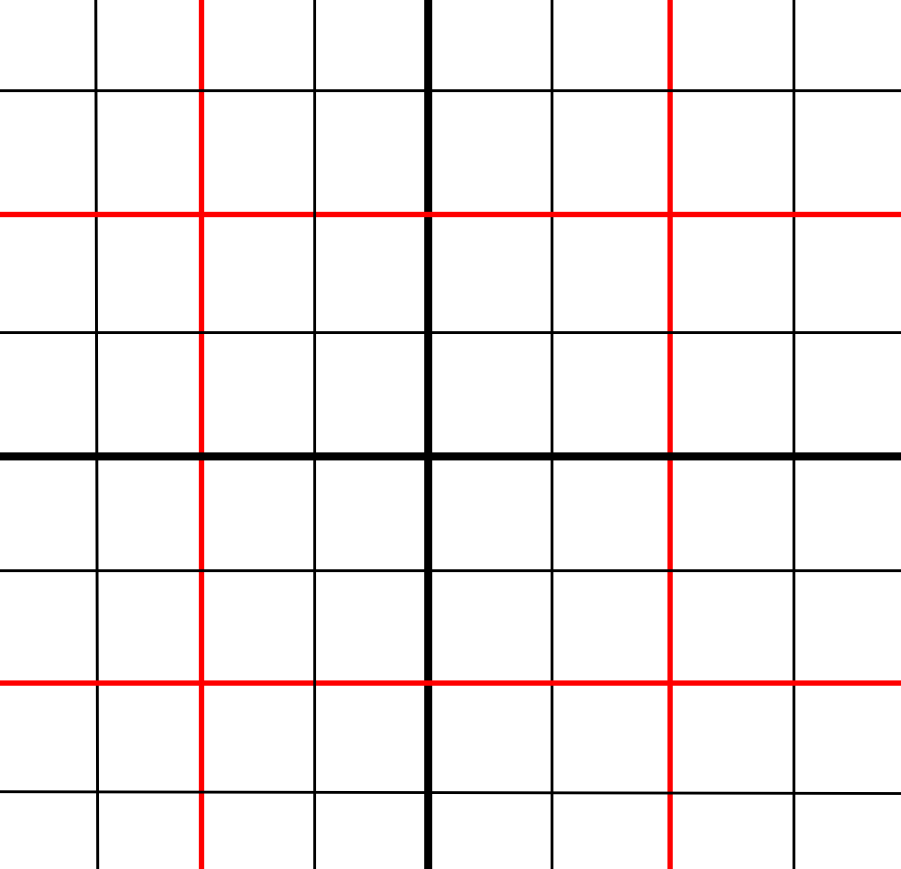
#> input picture resources/test_grid.png, 4504 x 4344 px (shown at 1/5 size)
$ python parser_test.py
#> lines starting #> are read from the running program, lines starting #| are printed output that depends on the picture; after the words box and inside, x2 and y2 are one past the last pixel; in counts of white or black regions, pixels touching at a corner belong together
### src/parser.py
"""
Contains functions, which parse an image into an input grid.

Author: Marek Dohnal

Date: 17/03/2023
"""

import cv2
import numpy as np
from alphabet import Alphabet


MAX_SIZE = 1500


def img_to_grid(img_path: str, threshold=170, interpolation=cv2.INTER_LINEAR):
    """ Returns a numpy array of numbers representing a padded grid ready for recognition
        from an input image.

        :param interpolation: interpolation to be used while resizing, default is cv2.INTER_LINEAR,
        :param threshold: threshold to be used by the cv2.threshold() function,
        :param img_path: path to an image containing a suitable grid.

        :return: padded grid ready for recognition.
    """
#> called with img_path = '../resources/test_grid.png', threshold = 170, interpolation = 1
    img = cv2.imread(img_path, cv2.IMREAD_GRAYSCALE)
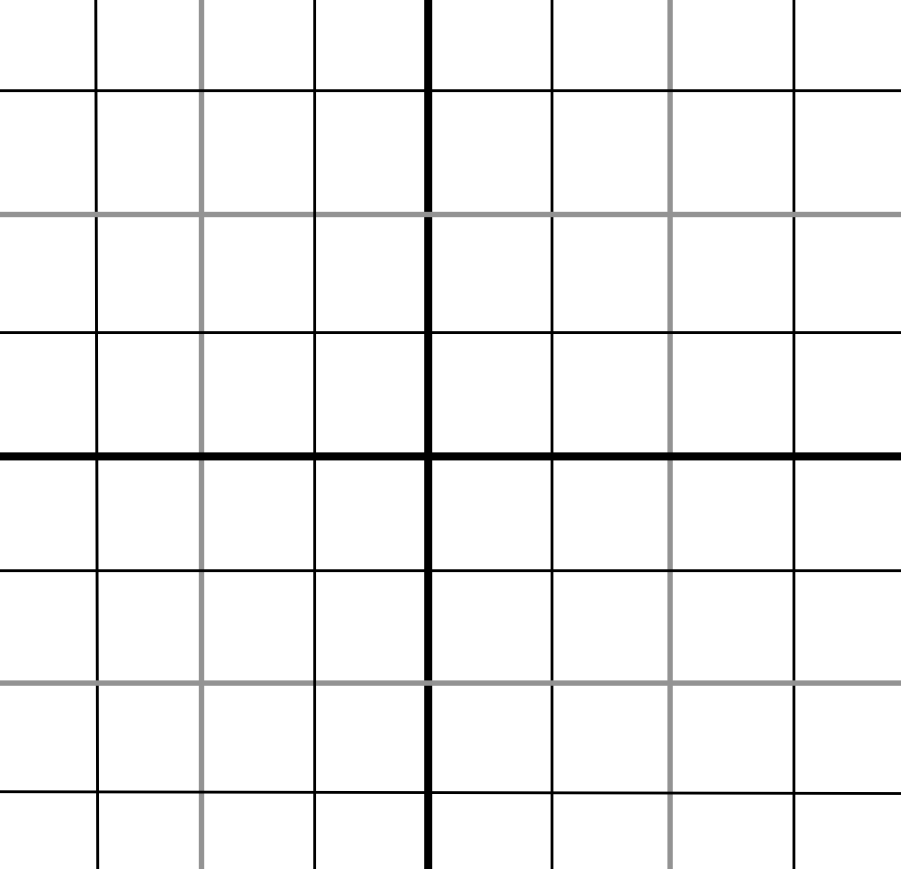
#> img: shape (4344, 4504) (shown at 1/5 size); min 0, max 255, mean 241.5
    height, width = img.shape
#> height = 4344; width = 4504
    img = _resize_img_(img, interpolation)
#> in _resize_img_, `img = cv2.resize(img, (width, height), interpolation=interpolation)`:
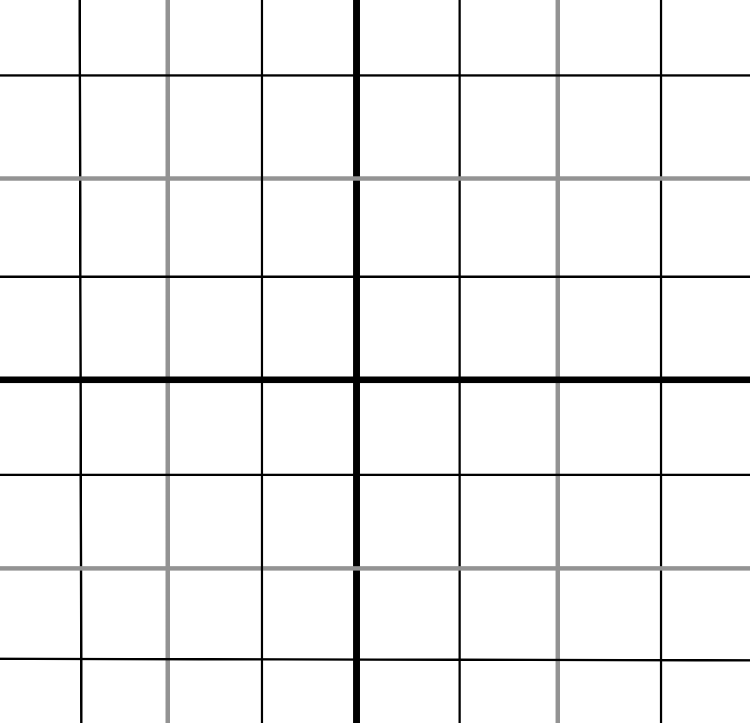
#> img: shape (1446, 1500) (shown at 1/2 size); min 0, max 255, mean 241.5
    ret, bw_img = cv2.threshold(img, threshold, 255, cv2.THRESH_BINARY)
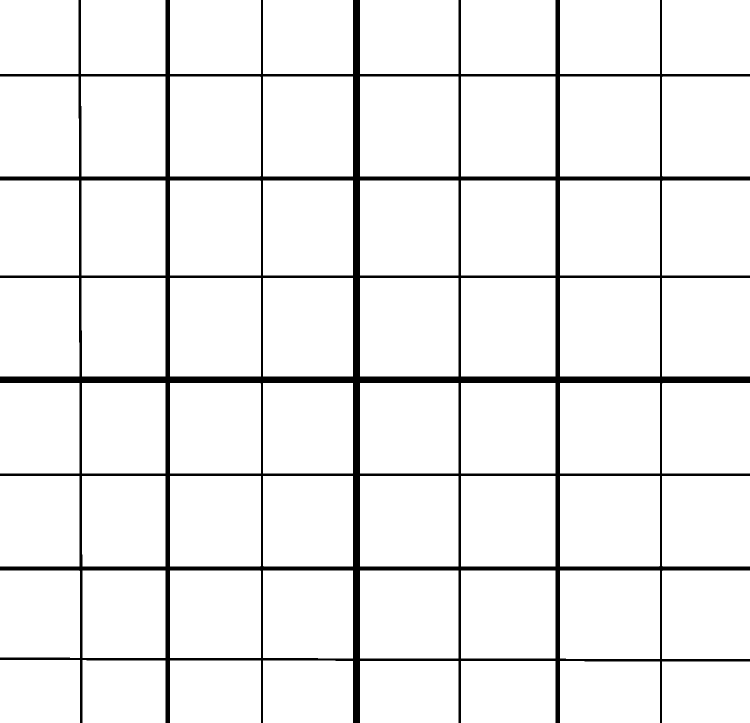
#> bw_img: shape (1446, 1500) (shown at 1/2 size); 93.4% white; 1 black region, box (x1, y1, x2, y2) and area: (0, 0, 1500, 1446) 143338
#> ret = 170
    grid = np.pad(array=bw_img, mode='constant', constant_values=Alphabet.IMG_BORDER.value, pad_width=((1, 1), (1, 1)))
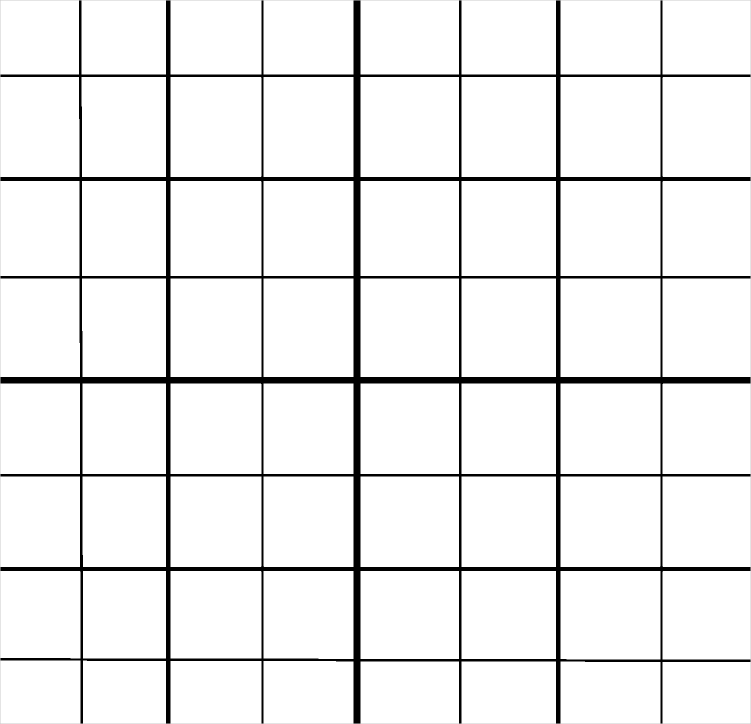
#> grid: shape (1448, 1502) (shown at 1/2 size); min 0, max 255, mean 238
    return grid, (height, width)


def _resize_img_(img, interpolation):
    """
    Resizes image if it's longest side is longer than 1500 pixels.

    :param img: the image to be resized,
    :param interpolation: interpolation to be used while resizing.

    :return: resized image.
    """
    height, width = img.shape
    if max(width, height) > MAX_SIZE:
        if height >= width:
            divisor = height / MAX_SIZE
            height = MAX_SIZE
            width = int(width / divisor)
        else:
            divisor = width / MAX_SIZE
            width = MAX_SIZE
            height = int(height / divisor)
        img = cv2.resize(img, (width, height), interpolation=interpolation)

    return img

### test/parser_test.py
import parser
import cv2


grid = parser.img_to_grid("../resources/test_grid.png")
print(grid)
#> (printed output is left out)
# grid = cv2.resize(grid, (960, 540))
# cv2.imshow('Binary Threshold Image', grid)
# cv2.waitKey()

$ run again, with resources/hexagons.png copied over resources/test_grid.png
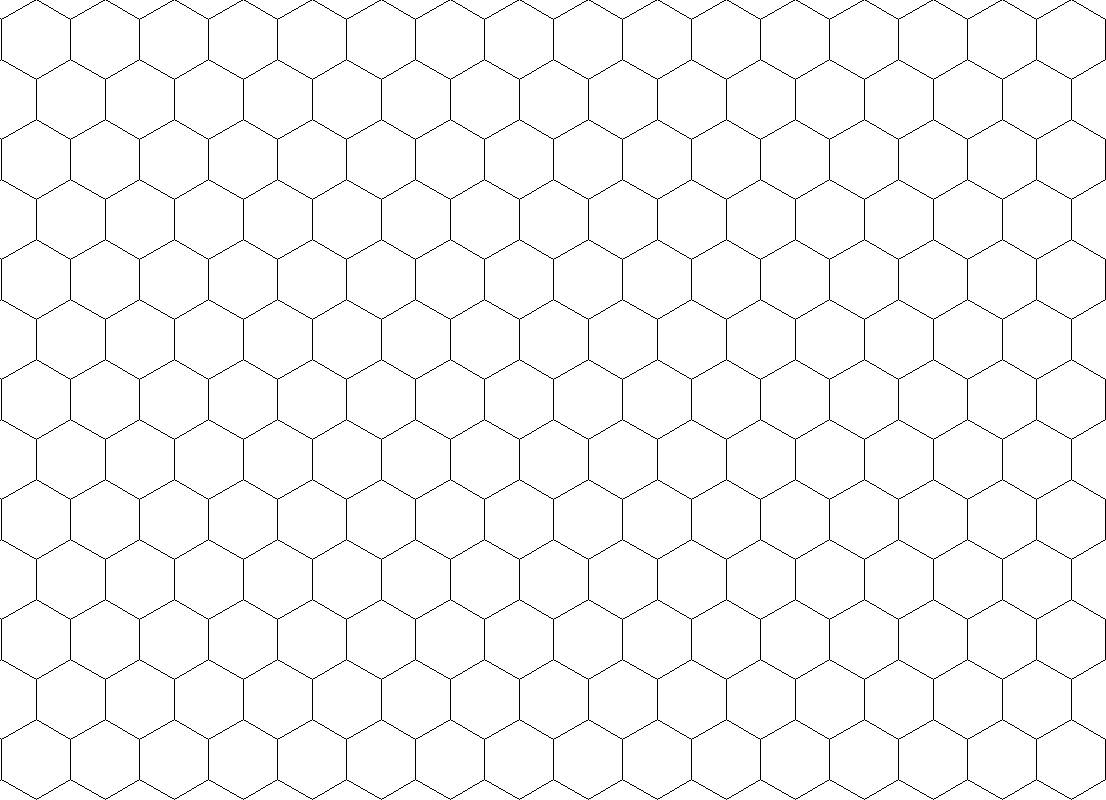
#> input picture resources/hexagons.png, 1106 x 800 px
#> img: shape (800, 1106); 97.3% white; black in thin lines or dots
#> ret = 170
#> in img_to_grid, `grid = np.pad(array=bw_img, mode='constant', constant_values=Alphabet...`:
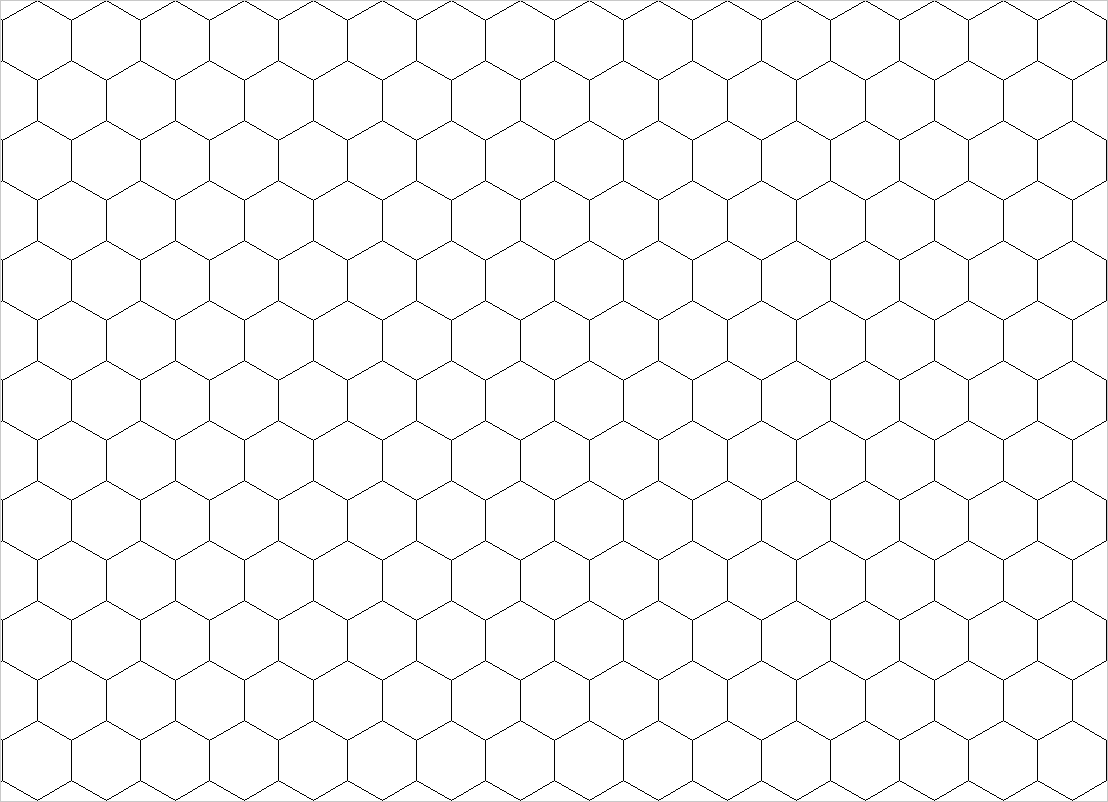
#> grid: shape (802, 1108); min 0, max 255, mean 247.9
#> (printed output is left out)

$ run again, with resources/triangles_and_squares.png copied over resources/test_grid.png
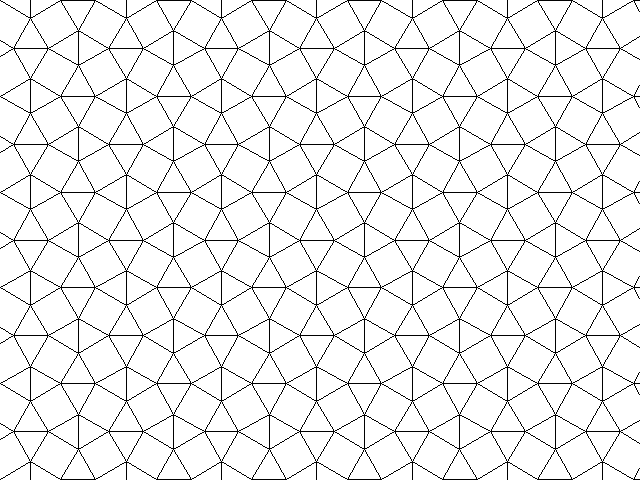
#> input picture resources/triangles_and_squares.png, 640 x 480 px
#> img: shape (480, 640); 93.3% white; black in thin lines or dots
#> ret = 170
#> in img_to_grid, `grid = np.pad(array=bw_img, mode='constant', constant_values=Alphabet...`:
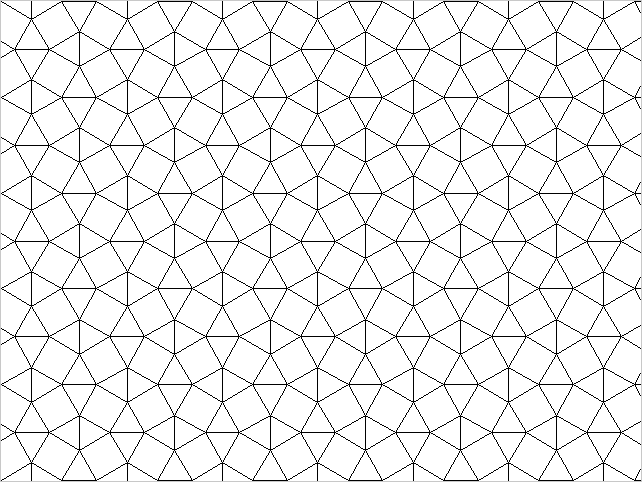
#> grid: shape (482, 642); min 0, max 255, mean 237.6
#> (printed output is left out)
